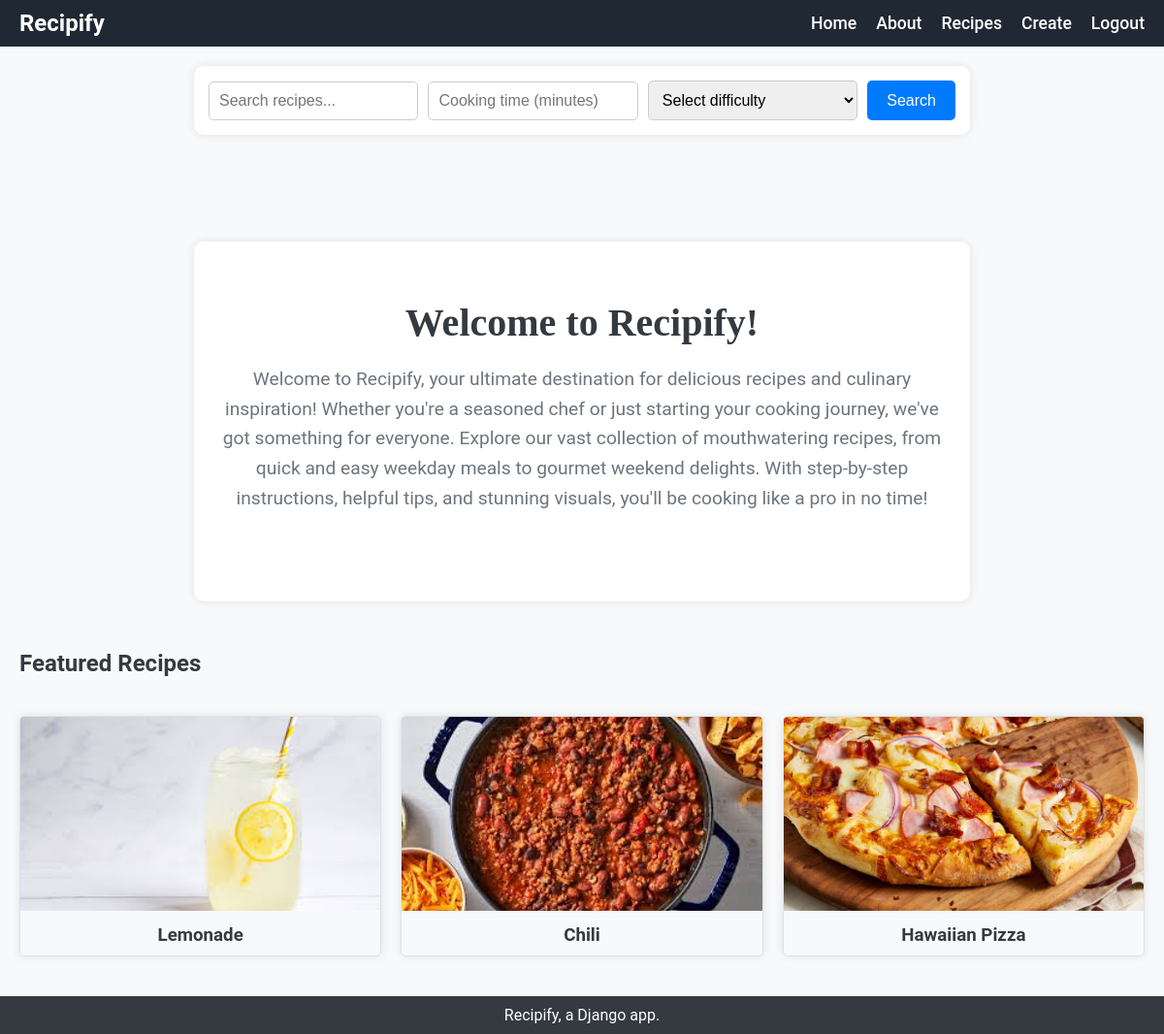
/recipes/home/ (signed in), run on the app's committed database.
### recipes/models.py (models this page shows, shortened)
class Recipe(models.Model):
    name = models.CharField(max_length=50)
    description = models.CharField(max_length=255, default="No description available.")
    ingredients = models.CharField(max_length=255)
    cooking_time = models.IntegerField()
    difficulty = models.CharField(max_length=20)
    pic = models.ImageField(upload_to="recipes", default="no_picture.jpg")

### recipes/views.py (the view)
# urls.py: 2. Add a URL to urlpatterns:  path('', views.home, name='home')
@login_required
def home(request):
    featured_recipes = Recipe.objects.order_by("?")[:3]
    return render(
        request, "recipes/recipes_home.html", {"featured_recipes": featured_recipes}
    )

### recipes/templates/recipes/recipes_home.html (shortened to what this page needs)
{% load static %}
<!DOCTYPE html>
<html lang="en">
  <head>
    <link rel="stylesheet" href="{% static 'css/styles.css' %}" />
  </head>
  <body>
    <nav class="navbar" aria-label="Main Navigation">
      <h1>Recipify</h1>
      <div class="navbar-links" aria-label="Navigation Links">
        <a href="{% url 'recipes:home' %}">Home</a>
        <a href="{% url 'recipes:about' %}">About</a>
        <a href="{% url 'recipes:recipes_list' %}">Recipes</a>
        <a href="{% url 'recipes:add_recipe' %}">Create</a>
        <a href="{% url 'logout' %}">Logout</a>
      </div>
    </nav>
    <div class="search-container">
      <form method="GET" action="{% url 'recipes:search_results' %}">
        <div class="form-group">
          <input
            type="text"
            name="query"
            id="id_query"
            placeholder="Search recipes..."
            class="search-input"
          />
        </div>
        <div class="form-group">
          <input
            type="number"
            name="cooking_time"
            id="id_cooking_time"
            placeholder="Cooking time (minutes)"
            class="search-input"
          />
        </div>
        <div class="form-group">
          <select name="difficulty" id="id_difficulty" class="search-select">
            <option value="" selected disabled>Select difficulty</option>
          </select>
        </div>
        <button type="submit" class="search-btn">Search</button>
      </form>
    </div>
    <main class="about-app">
      <div class="about-content">
        <h1>Welcome to Recipify!</h1>
        <p>
          Welcome to Recipify, your ultimate destination for delicious recipes
          and culinary inspiration! Whether you're a seasoned chef or just
          starting your cooking journey, we've got something for everyone.
          Explore our vast collection of mouthwatering recipes, from quick and
          easy weekday meals to gourmet weekend delights. With step-by-step
          instructions, helpful tips, and stunning visuals, you'll be cooking
          like a pro in no time!
        </p>
      </div>
      <h2>Featured Recipes</h2>
      <section class="featured-recipes">
        <div class="recipe-grid">
          {% for recipe in featured_recipes %}
          <div class="recipe-card">
            <a href="{% url 'recipes:recipe_detail' recipe.id %}">
              <img src="{{ recipe.pic.url }}" alt="{{ recipe.name }}" />
              <h3>{{ recipe.name }}</h3>
            </a>
          </div>
          {% endfor %}
        </div>
      </section>
    </main>
    <footer>
      <p>Recipify, a Django app.</p>
    </footer>
  </body>
</html>

### static/css/styles.css (style rules this page uses)
* { margin: 0; padding: 0; box-sizing: border-box; }
body { font-family: 'Roboto', sans-serif; background-color: #f8f9fa; color: #343a40; display: flex; flex-direction: column; min-height: 100vh; position: relative; }
header, nav, footer { background-color: #343a40; color: #fff; padding: 20px 40px; }
nav a { text-decoration: none; color: #fff; font-weight: 500; font-size: 1.1rem; }
main { padding: 40px 20px; flex-grow: 1; }
.about-content { text-align: center; padding: 60px 20px; background-color: #ffffff; border-radius: 10px; margin: 50px auto; max-width: 800px; box-shadow: 0px 0px 10px rgba(0, 0, 0, 0.1); }
.about-content h1 { font-family: 'Playfair Display', serif; font-size: 2.5rem; color: #343a40; margin-bottom: 20px; }
.about-content p { color: #6c757d; font-size: 1.2rem; line-height: 1.6; margin-bottom: 30px; }
.featured-recipes { margin: 40px auto; text-align: center; }
.featured-recipes .recipe-grid { display: grid; grid-template-columns: repeat(auto-fit, minmax(250px, 1fr)); gap: 20px; }
.featured-recipes .recipe-card { border: 1px solid #dee2e6; border-radius: 5px; overflow: hidden; box-shadow: 0px 0px 10px rgba(0, 0, 0, 0.1); transition: transform 0.3s ease; }
.featured-recipes .recipe-card a { display: block; text-decoration: none; color: #343a40; }
.featured-recipes .recipe-card img { width: 100%; height: 200px; object-fit: cover; }
.featured-recipes .recipe-card h3 { padding: 10px; text-align: center; margin: 0; }
.recipe-grid { display: grid; grid-template-columns: repeat(auto-fit, minmax(250px, 1fr)); gap: 20px; }
.recipe-card { border: 1px solid #ccc; border-radius: 5px; overflow: hidden; box-shadow: 0px 0px 10px rgba(0, 0, 0, 0.1); transition: transform 0.3s ease; }
.recipe-card a { display: block; text-decoration: none; color: #333; }
.recipe-card img { width: 100%; height: 200px; object-fit: cover; }
.recipe-card h3 { padding: 10px; text-align: center; margin: 0; }
form { display: flex; flex-direction: column; }
form input[type="text"], form input[type="password"] { padding: 10px; margin-bottom: 15px; border: 1px solid #ccc; border-radius: 5px; font-size: 1rem; }
.search-container { display: flex; justify-content: center; margin: 20px 0; }
.search-container form { display: grid; grid-template-columns: 1fr 1fr 1fr auto; gap: 10px; background-color: #ffffff; padding: 15px; border-radius: 10px; box-shadow: 0px 0px 10px rgba(0, 0, 0, 0.1); max-width: 800px; width: 100%; align-items: center; }
.search-container .form-group { display: flex; flex-direction: column; }
.search-container .search-input, .search-container .search-select { padding: 10px; border: 1px solid #ccc; margin-bottom: 0; border-radius: 5px; font-size: 1rem; width: 100%; transition: border-color 0.3s ease; }
.search-container .search-btn { background-color: #007bff; color: white; padding: 10px 20px; border: none; border-radius: 5px; cursor: pointer; font-size: 1rem; transition: background-color 0.3s ease; align-self: stretch; }
.navbar { display: flex; justify-content: space-between; align-items: center; padding: 10px 20px; background-color: #1F2833; }
.navbar-links { display: flex; justify-content: flex-end; align-items: center; }
.navbar-links a { margin-left: 20px; color: #FFF; text-decoration: none; }
footer { background-color: #343a40; color: #fff; text-align: center; padding: 10px 0; position: absolute; bottom: 0; width: 100%; }

### data on the page
Recipe: pic (picture), name "Lemonade"
Recipe: pic (picture), name "Chili"
Recipe: pic (picture), name "Hawaiian Pizza"
